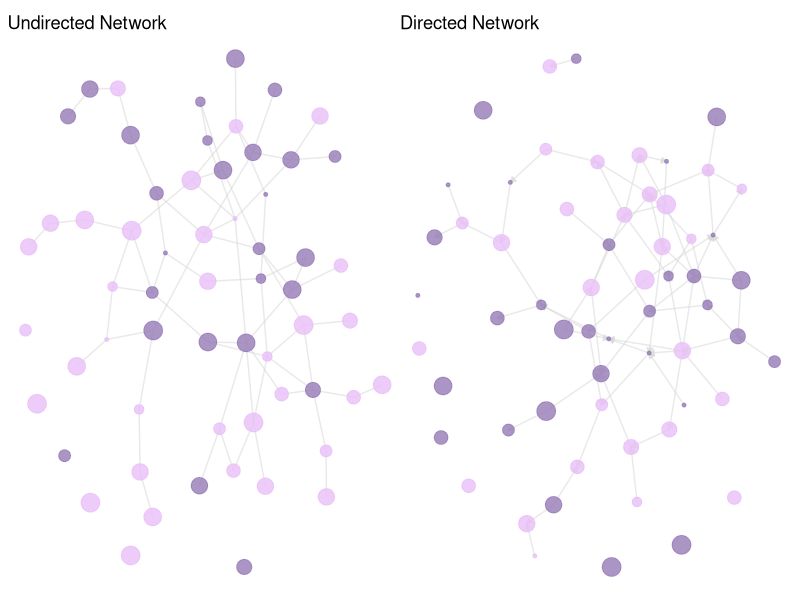
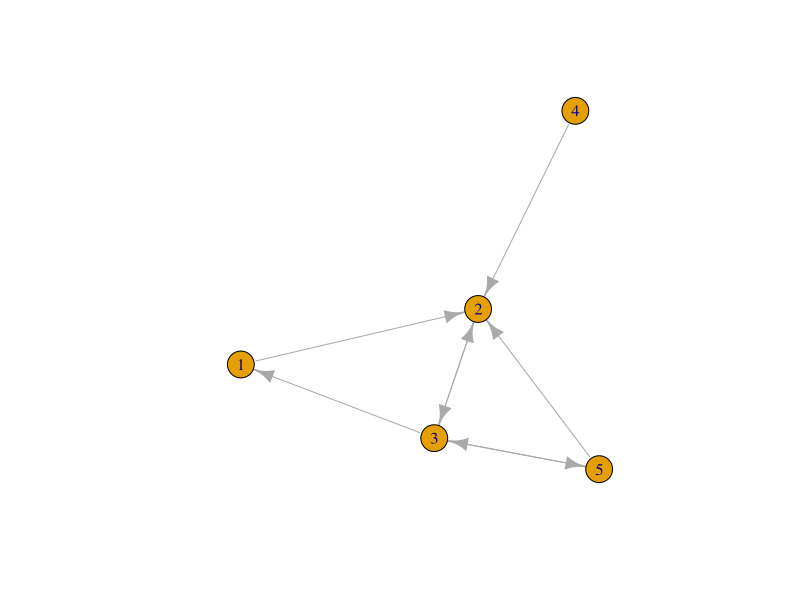
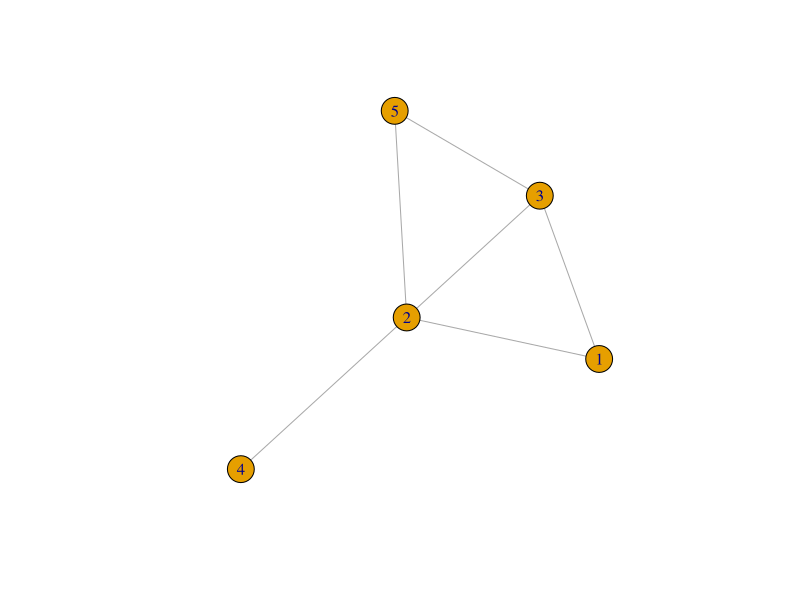
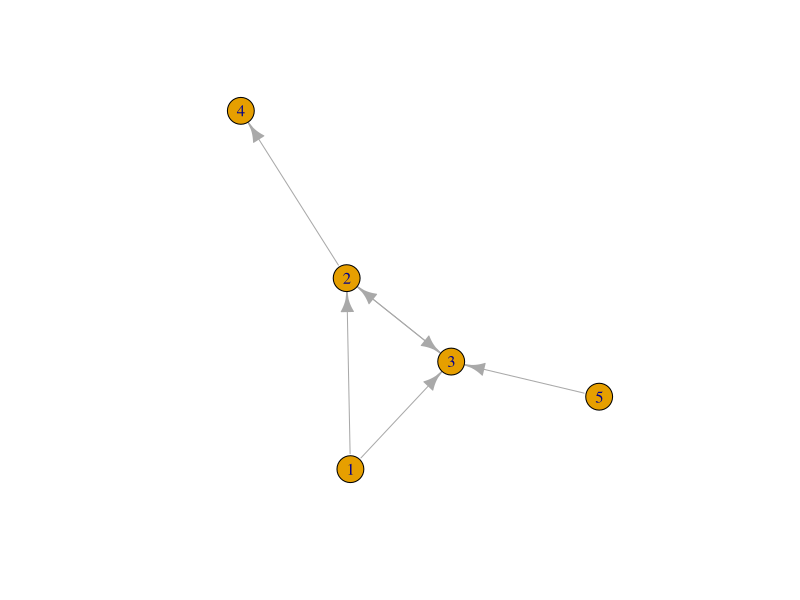
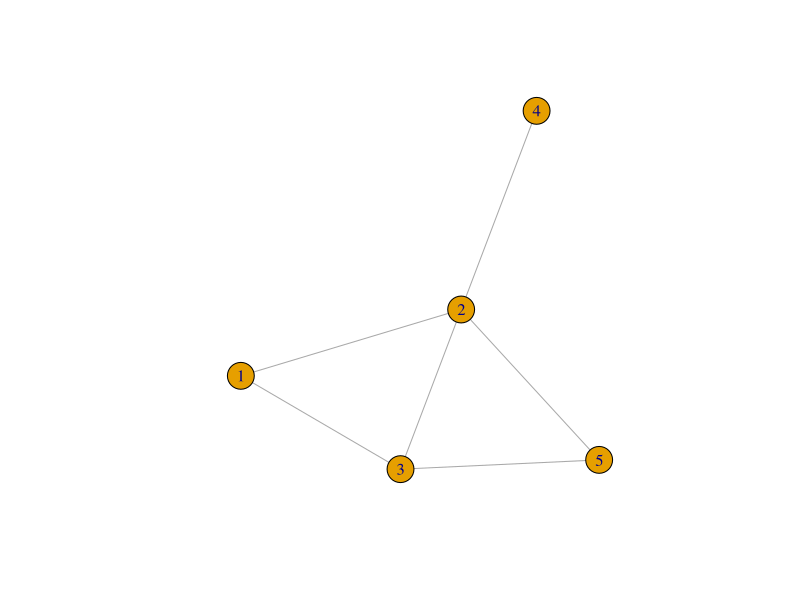
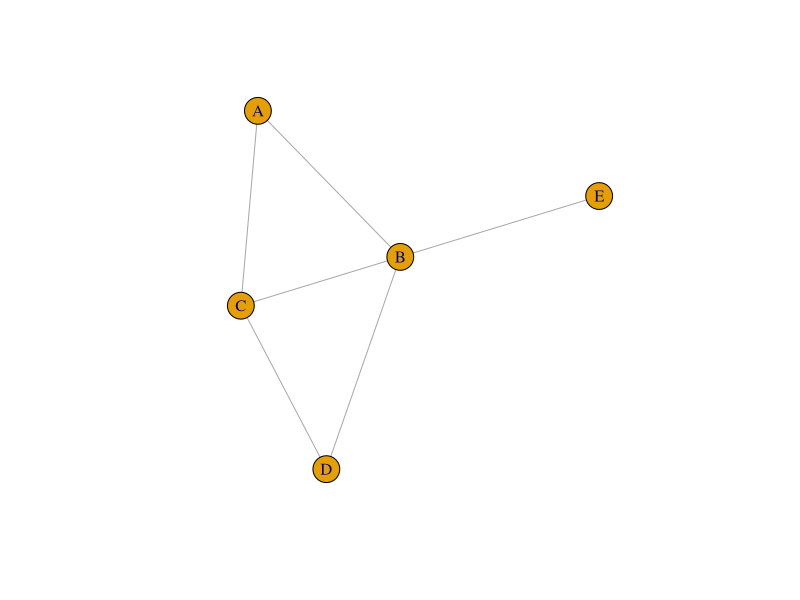
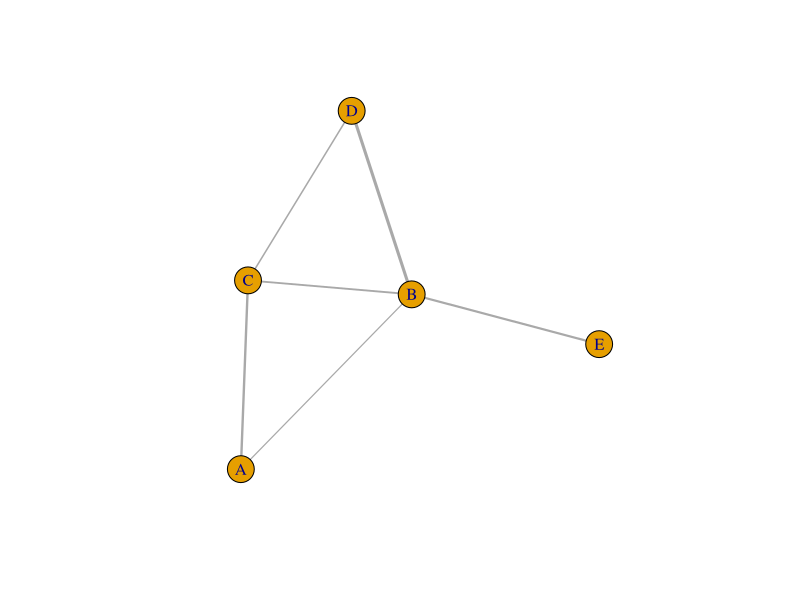

Source code (R) for these figures, in order:
## ---- chunk 1


library(igraph)
library(ggraph)
library(ggplot2)

# Set seed for reproducibility
set.seed(123)

# Generate a random graph with 30 nodes and 50 edges
g <- erdos.renyi.game(n = 60, p.or.m = 70, type = "gnm", directed = FALSE)

# Assign random colors to nodes
V(g)$color <- sample(c("blue", "green"), vcount(g), replace = TRUE)

# Assign random sizes to nodes
V(g)$size <- sample(5:12, vcount(g), replace = TRUE)

  # Plot the network using ggraph
p1 <-ggraph(g, layout = "fr") + 
      geom_edge_link(color = "lightgray", alpha = 0.5) +
      geom_node_point(aes(size = size, color = color), alpha = 0.8) +
      scale_color_manual(values = c("blue" = "#967bb6", "green" = "#e8bff7")) +
      theme_void() +
      theme(legend.position = "none")
  


## ---- chunk 2
library(patchwork)  # For arranging plots


# Generate a random graph with 30 nodes and 50 edges
g2 <- erdos.renyi.game(n = 60, p.or.m = 70, type = "gnm", directed = TRUE)

# Assign random colors to nodes
V(g2)$color <- sample(c("blue", "green"), vcount(g2), replace = TRUE)

# Assign random sizes to nodes
V(g2)$size <- sample(5:12, vcount(g2), replace = TRUE)

  # Plot the network using ggraph
p1 <- ggraph(g, layout = "fr") + 
      geom_edge_link(color = "lightgray", alpha = 0.5) +
      geom_node_point(aes(size = size, color = color), alpha = 0.8) +
      scale_color_manual(values = c("blue" = "#967bb6", "green" = "#e8bff7")) +
      theme_void() +
      theme(legend.position = "none") +
      ggtitle("Undirected Network")

# Create the directed network plot
p2 <- ggraph(g2, layout = "fr") + 
  geom_edge_link(arrow = arrow(length = unit(1.5, "mm"), type = "closed"), color = "lightgray", alpha = 0.5) +
  geom_node_point(aes(size = size, color = color), alpha = 0.8) +
  scale_color_manual(values = c("blue" = "#967bb6", "green" = "#e8bff7")) +
  theme_void() +
  theme(legend.position = "none") +
  ggtitle("Directed Network")

# Arrange the two plots side by side
p1 + p2


## ---- chunk 3
#| code-fold: false

M <- matrix(c( 0, 1, 0, 0, 0,
               0, 0, 1, 0, 0,
               1, 1, 0, 0, 1,
               0, 1, 0, 0, 0,
               0, 1, 1, 0, 0), nrow = 5, byrow=TRUE)

g <- graph.adjacency(M, mode = "directed")

# Graph descriptives
summary(g)

V(g)  # List nodes
E(g)  # List edges

get.edgelist(g)  # Convert to edge list
get.adjacency(g) # Get adjacency matrix
get.adjlist(g, mode = "out") # Get adjacency list

vcount(g)  # Count vertices
ecount(g)  # Count edges

# Plot the graph
plot(g)
## ---- chunk 4
#| code-fold: false

ug <- graph.adjacency(M, mode = "undirected")
ug
summary(ug)

V(ug)
E(ug)

get.edgelist(ug)
get.adjacency(ug)
get.adjlist(ug, mode = "out")

vcount(ug)
ecount(ug)

plot(ug)
## ---- chunk 5
#| code-fold: false

get.adjacency(g)  # Retrieve adjacency matrix
g[]  # Print entire adjacency matrix
g[2,1]  # Check if an edge exists from node 2 to 1
g[1,2]  # Check edge from node 1 to 2
g[2,]   # Get all edges originating from node 2
sum(g[2,])  # Count outgoing connections from node 2
## ---- chunk 6
#| code-fold: false

edgelist <- rbind(c(1,2), c(1,3), c(2,3), c(2,4), c(3,2), c(5,3))
h <- graph.edgelist(edgelist)

plot(h)
## ---- chunk 7
#| code-fold: false
g <- graph.formula(1--2, 2--3, 3--5, 4--2, 1--3, 2--5)

plot(g)
## ---- chunk 8
#| code-fold: false

# Assign names to nodes
V(g)$name <- c("A", "B", "C", "D", "E")

plot(g)


E(g)$weight <- c(1.2, 2.3, 1.8, 3.0, 2.1, 1.5)

plot(g, edge.width = E(g)$weight)  # Visualizing edge weights
